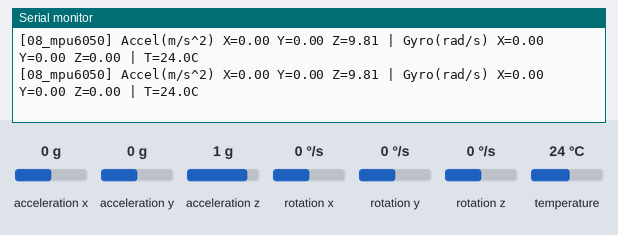
This sketch was run on a simulated ESP32. Parts: the last lines printed to the serial monitor. The inputs (shaded band) are chosen by the test bench; at power-on: acceleration x 0 g, acceleration y 0 g, acceleration z 1 g, rotation x 0 °/s, rotation y 0 °/s, rotation z 0 °/s, temperature 24 °C.

Above: at 1.4 s.
1.5 s: acceleration x set to -1.4 g
At 1.76 s:
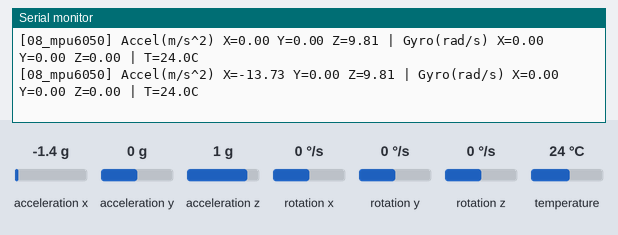
3.0 s: acceleration y set to -1.4 g
At 3.16 s:
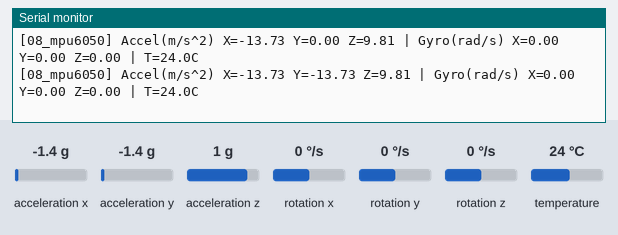
4.5 s: acceleration z set to -1.4 g
At 4.56 s:
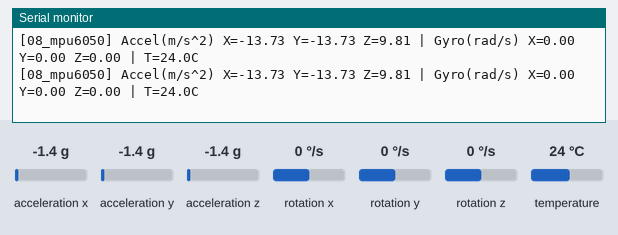
6.0 s: rotation x set to -192 °/s
At 6.16 s:
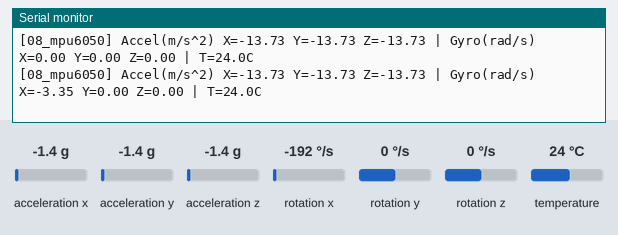
7.5 s: rotation y set to -192 °/s
At 7.56 s:
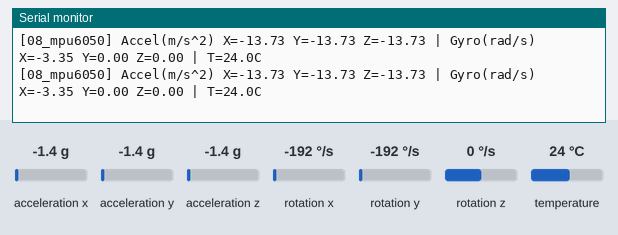

The sketch:

08_mpu6050.ino
```cpp
/*
 * Projet 08 - MPU6050 (accelerometre + gyroscope 6 axes)
 * Cible : ESP32 / Uno (I2C)
 * Bibliotheque requise : "Adafruit MPU6050" + "Adafruit Unified Sensor"
 */

#include <Arduino.h>
#include <Wire.h>
#include <Adafruit_MPU6050.h>
#include <Adafruit_Sensor.h>

Adafruit_MPU6050 mpu;
const unsigned long READ_INTERVAL_MS = 200;
unsigned long lastReadTime = 0;
bool sensorFound = false;

void setup() {
  Serial.begin(115200);
  delay(200);
  Wire.begin(21, 22);

  sensorFound = mpu.begin(0x68, &Wire); // AD0 a GND -> 0x68 ; AD0 a VCC -> 0x69
  if (!sensorFound) {
    Serial.println("[08_mpu6050] MPU6050 non trouve ! Verifiez cablage/adresse.");
    return;
  }

  mpu.setAccelerometerRange(MPU6050_RANGE_8_G);
  mpu.setGyroRange(MPU6050_RANGE_500_DEG);
  mpu.setFilterBandwidth(MPU6050_BAND_21_HZ);
  Serial.println("[08_mpu6050] Capteur detecte et configure.");
}

void loop() {
  if (!sensorFound) return;
  unsigned long now = millis();
  if (now - lastReadTime >= READ_INTERVAL_MS) {
    lastReadTime = now;
    sensors_event_t accel, gyro, temp;
    mpu.getEvent(&accel, &gyro, &temp);

    Serial.printf("[08_mpu6050] Accel(m/s^2) X=%.2f Y=%.2f Z=%.2f | Gyro(rad/s) X=%.2f Y=%.2f Z=%.2f | T=%.1fC\n",
                  accel.acceleration.x, accel.acceleration.y, accel.acceleration.z,
                  gyro.gyro.x, gyro.gyro.y, gyro.gyro.z,
                  temp.temperature);
  }
}
```

Measured:
- after the input at 1.5 s, the serial monitor: prints a new line after 0.10 s (image 1)
- after the input at 3.0 s, the serial monitor: prints a new line at once (image 2)
- after the input at 6.0 s, the serial monitor: prints a new line at once (image 4)
